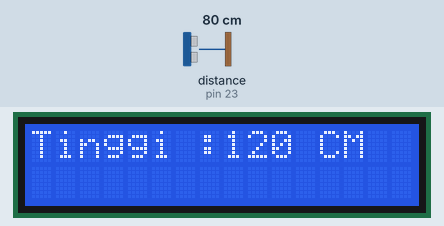
This sketch was run on a simulated Arduino Mega 2560, built with avr-gcc and run on an emulated ATmega2560. Shown: 16×2 character LCD. Wiring (inferred from the names in the program): ultrasonic range finder: trigger pin 22; echo pin 23. The test bench sets the inputs (shaded band); at power-on: distance to the obstacle (sensor on pin 23) 80 cm. The echo pulse lasts 58.3 µs per cm.

Above: at 2.2 s.
2.3 s: distance to the obstacle (sensor on pin 23) set to 2 cm
At 3.0 s:
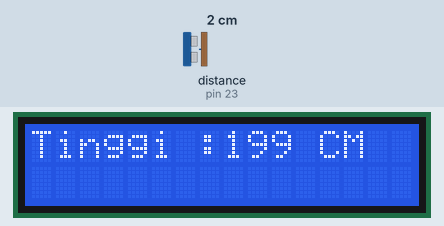
7.1 s: distance to the obstacle (sensor on pin 23) set to 4 cm
At 7.5 s:
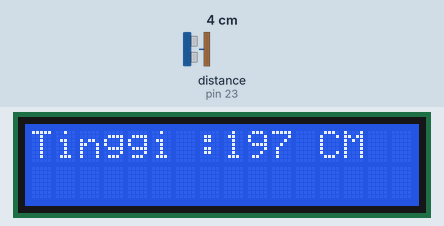
11.6 s: distance to the obstacle (sensor on pin 23) set to 9 cm
At 12.1 s:
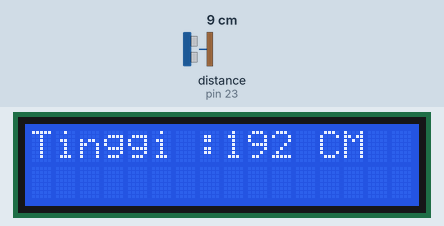
Timing chart, 0 to 14.6 s (numbered marks = the images above; inputs shaded):
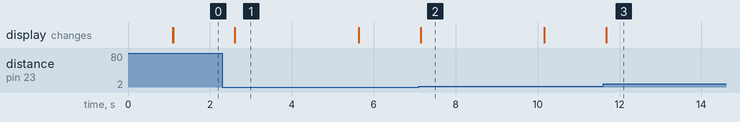

Measured:
- after the input at 2.3 s, the display: changes after 0.31 s (image 1)
- after the input at 7.1 s, the display: changes at once (image 2)
- after the input at 11.6 s, the display: changes after 0.07 s (image 3)
- what the display in image 2 shows lasts 3.1 s, from 7.1 s to 10.2 s

The sketch:

tinggi_badan.ino
```cpp
#include <Wire.h>
#include <LiquidCrystal_I2C.h>
#define trigPin 22
#define echoPin 23
LiquidCrystal_I2C lcd(0x27 ,16,2);
int jarak = 200;
int tinggi;
void setup() {
  pinMode(trigPin, OUTPUT);
  pinMode(echoPin, INPUT);
  Serial.begin(9600);
  lcd.begin();
    lcd.setCursor(2,0);
    lcd.print("SISTEM AKTIF");
    delay(1000);
    lcd.clear();
    lcd.setCursor(0,0);
    lcd.print("Tinggi : ");
}
void loop() {
  long duration, gape;
  digitalWrite(trigPin, LOW);
  delayMicroseconds(2);
  digitalWrite(trigPin, HIGH);
  delayMicroseconds(10);
  digitalWrite(trigPin, LOW);
  duration = pulseIn(echoPin, HIGH);
  gape = (duration/2) / 29.0;
  tinggi = jarak - gape;
    lcd.setCursor(8,0);
    lcd.print(tinggi);
    lcd.print(" ");
    lcd.print("CM");
    lcd.print("   ");
    delay(1500);
}
```
